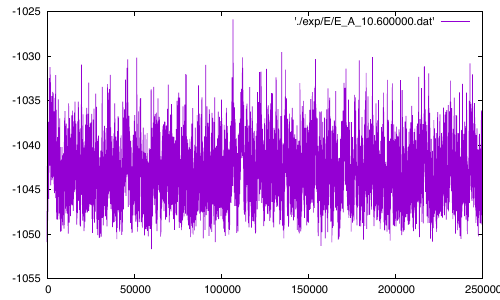

Source code (gnuplot):
set terminal pdf
set output 'energy.pdf'

plot './exp/E/E_A_10.600000.dat' with lines